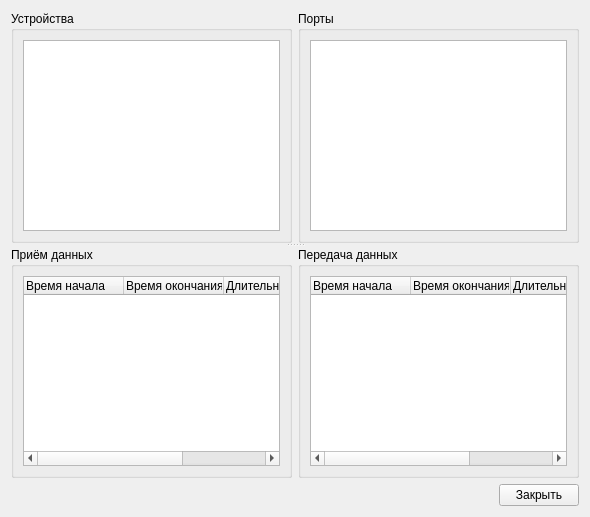
<?xml version="1.0" encoding="UTF-8"?>
<ui version="4.0">
 <class>DeviceInfoWidget</class>
 <widget class="QWidget" name="DeviceInfoWidget">
  <property name="geometry">
   <rect>
    <x>0</x>
    <y>0</y>
    <width>590</width>
    <height>517</height>
   </rect>
  </property>
  <property name="windowTitle">
   <string>Информация об устройствах</string>
  </property>
  <layout class="QVBoxLayout" name="verticalLayout_5">
   <item>
    <widget class="QSplitter" name="splitter">
     <property name="orientation">
      <enum>Qt::Vertical</enum>
     </property>
     <property name="childrenCollapsible">
      <bool>false</bool>
     </property>
     <widget class="QWidget" name="">
      <layout class="QHBoxLayout" name="horizontalLayout">
       <item>
        <widget class="QGroupBox" name="devGroupBox">
         <property name="title">
          <string>Устройства</string>
         </property>
         <layout class="QVBoxLayout" name="verticalLayout">
          <item>
           <widget class="QListWidget" name="devListWidget">
            <property name="sizePolicy">
             <sizepolicy hsizetype="Expanding" vsizetype="Preferred">
              <horstretch>0</horstretch>
              <verstretch>0</verstretch>
             </sizepolicy>
            </property>
           </widget>
          </item>
         </layout>
        </widget>
       </item>
       <item>
        <widget class="QGroupBox" name="portGroupBox">
         <property name="title">
          <string>Порты</string>
         </property>
         <layout class="QVBoxLayout" name="verticalLayout_2">
          <item>
           <widget class="QListWidget" name="portListWidget">
            <property name="sizePolicy">
             <sizepolicy hsizetype="Expanding" vsizetype="Preferred">
              <horstretch>0</horstretch>
              <verstretch>0</verstretch>
             </sizepolicy>
            </property>
           </widget>
          </item>
         </layout>
        </widget>
       </item>
      </layout>
     </widget>
     <widget class="QWidget" name="">
      <layout class="QHBoxLayout" name="horizontalLayout_3">
       <item>
        <widget class="QGroupBox" name="receiveGroupBox">
         <property name="sizePolicy">
          <sizepolicy hsizetype="Preferred" vsizetype="Expanding">
           <horstretch>0</horstretch>
           <verstretch>0</verstretch>
          </sizepolicy>
         </property>
         <property name="title">
          <string>Приём данных</string>
         </property>
         <layout class="QVBoxLayout" name="verticalLayout_4">
          <item>
           <widget class="QTreeWidget" name="receiveTreeWidget">
            <column>
             <property name="text">
              <string>Время начала</string>
             </property>
            </column>
            <column>
             <property name="text">
              <string>Время окончания</string>
             </property>
            </column>
            <column>
             <property name="text">
              <string>Длительность, сек</string>
             </property>
            </column>
            <column>
             <property name="text">
              <string>Скорость приёма, байт/сек</string>
             </property>
            </column>
           </widget>
          </item>
         </layout>
        </widget>
       </item>
       <item>
        <widget class="QGroupBox" name="transmitGroupBox">
         <property name="sizePolicy">
          <sizepolicy hsizetype="Preferred" vsizetype="Expanding">
           <horstretch>0</horstretch>
           <verstretch>0</verstretch>
          </sizepolicy>
         </property>
         <property name="title">
          <string>Передача данных</string>
         </property>
         <layout class="QVBoxLayout" name="verticalLayout_3">
          <item>
           <widget class="QTreeWidget" name="transmitTreeWidget">
            <column>
             <property name="text">
              <string>Время начала</string>
             </property>
            </column>
            <column>
             <property name="text">
              <string>Время окончания</string>
             </property>
            </column>
            <column>
             <property name="text">
              <string>Длительность, сек</string>
             </property>
            </column>
            <column>
             <property name="text">
              <string>Скорость передачи, байт/сек</string>
             </property>
            </column>
           </widget>
          </item>
         </layout>
        </widget>
       </item>
      </layout>
     </widget>
    </widget>
   </item>
   <item>
    <layout class="QHBoxLayout" name="horizontalLayout_2">
     <item>
      <spacer name="horizontalSpacer">
       <property name="orientation">
        <enum>Qt::Horizontal</enum>
       </property>
       <property name="sizeHint" stdset="0">
        <size>
         <width>40</width>
         <height>20</height>
        </size>
       </property>
      </spacer>
     </item>
     <item>
      <widget class="QPushButton" name="closeButton">
       <property name="text">
        <string>Закрыть</string>
       </property>
      </widget>
     </item>
    </layout>
   </item>
  </layout>
 </widget>
 <tabstops>
  <tabstop>devListWidget</tabstop>
  <tabstop>portListWidget</tabstop>
  <tabstop>receiveTreeWidget</tabstop>
  <tabstop>transmitTreeWidget</tabstop>
  <tabstop>closeButton</tabstop>
 </tabstops>
 <resources/>
 <connections/>
</ui>
